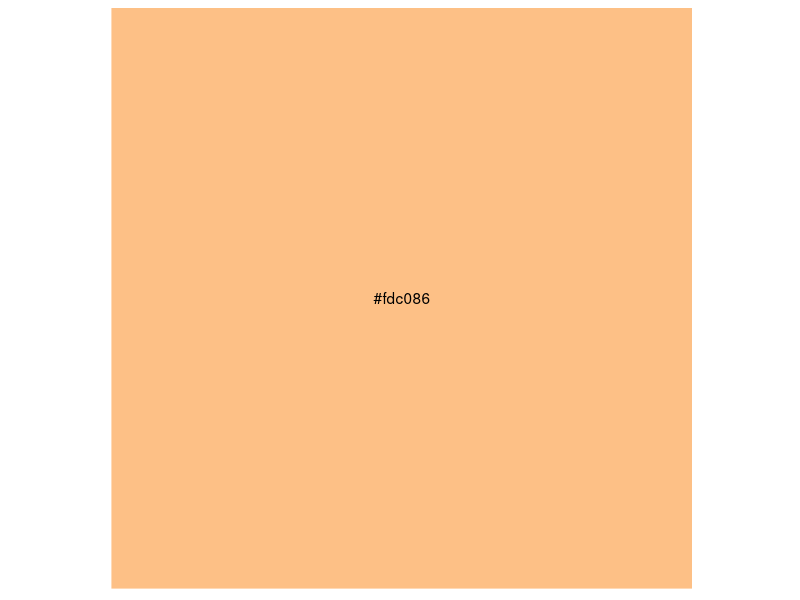
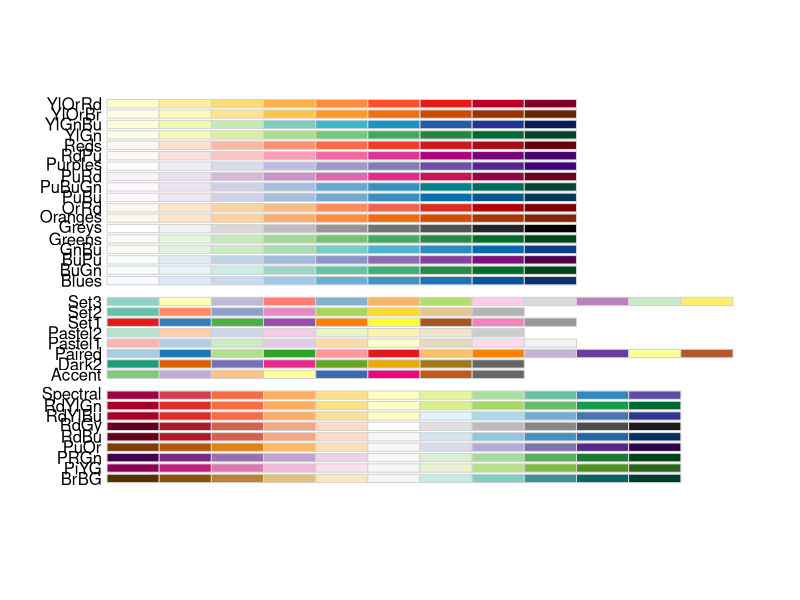
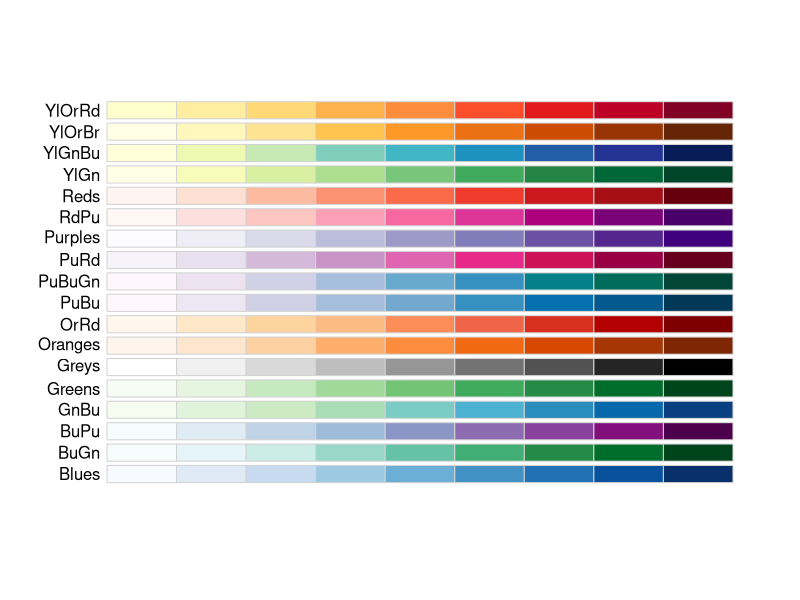
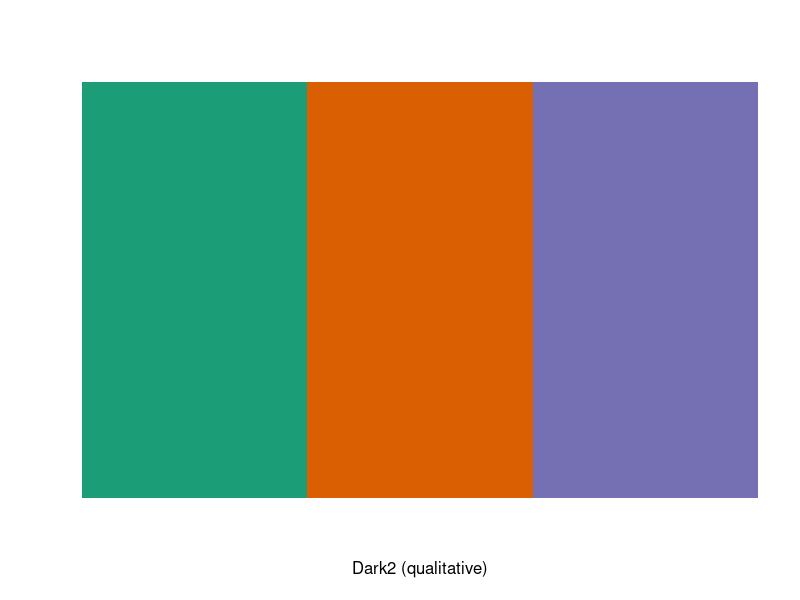
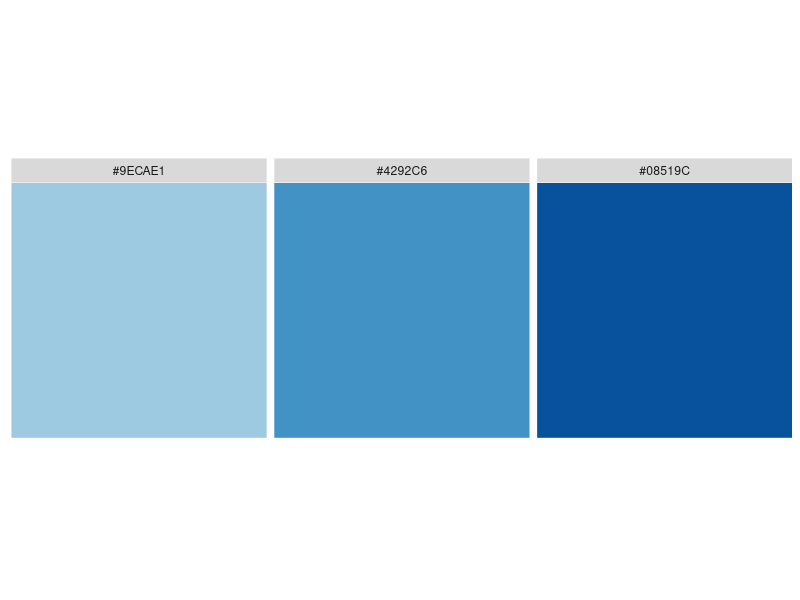
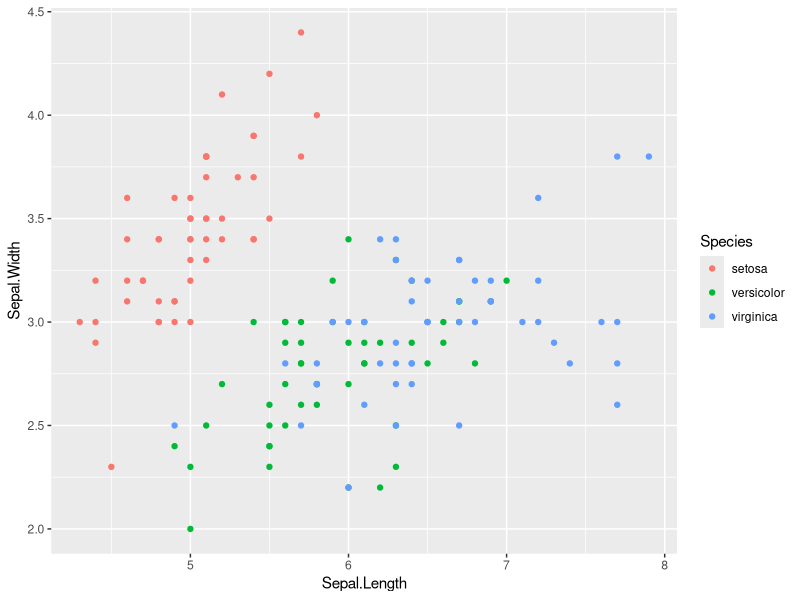
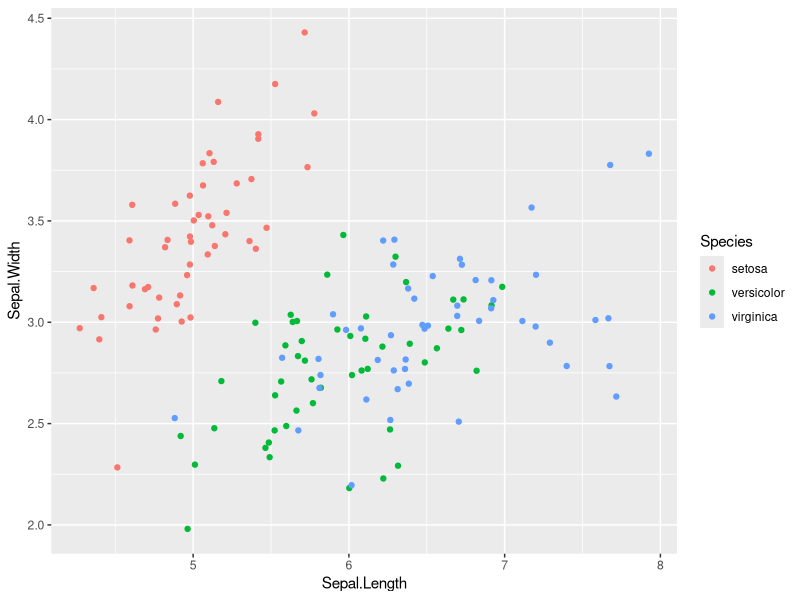
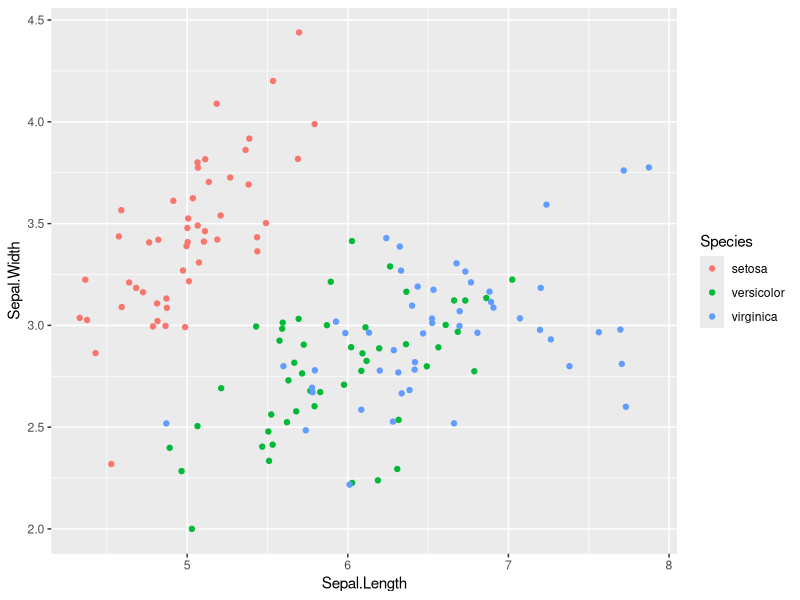

Write R code to recreate these figures, in order. (Note: this script raises an error after producing the figures.)
# ggplot2 coding challenge
# name, 19.10.2020

# load packages
library(ggplot2) #part of the tidyverse library(tidyverse)
library(RColorBrewer)

# Using color:
# Hex codes - 6 alpha-numeric digits long
# Base 16 (hexadecimal) numbering system
# 16 1-digit (16^1): 0-9, a-f (or A-F)
# 256 2-digit (16^2): 00-ff

# Base 10 numbering systems
# 10 1-digit (10^1): 0-9
# 100 2-digit (10^2): 00-99

# Hex codes: "#RRGGBB"
"#FFFFFF" # All color = White
"#000000" # No color = Black
"#af9900" # dark gold

munsell::plot_hex("#fdc086")

# In total we have 
256*256*256 # RR*GG*BB - 16 777 216

# Display
display.brewer.all()
display.brewer.all(type = "seq")
display.brewer.pal(3, "Dark2")

# Get hex codes
brewer.pal(9, "Blues")

# Get 4th, 6th, 8th value?
myBlues <- brewer.pal(9, "Blues")[c(4,6,8)]
munsell::plot_hex(myBlues)

# Plotting challenge:
# Built-in data set:
iris
class(iris)

# Plot Sepal Width vs Sepal Length (y vs x, y ~ x)
# 1 - Basic scatter plot with color
# First, save the base layer
g <- ggplot(iris, aes(x = Sepal.Length, y = Sepal.Width, color = Species)) 

# Then add various other layers
g +
  geom_point()

# Problem with using points: Overplotting :/
# Here because of "low precision data"
# Solutions

# A - Easy, inflexible
g +
  geom_jitter()

# B - Easy, even more inflexible
g +
  geom_point(position = "jitter")

# C - Explicit, full-featured
# use seed AND you can reuse this object
# Define position as an object
posn_j <- position_jitter(seed = 136)
# Not add to the geom_
g +
  geom_point(position = posn_j)

# Another example of "low precision" is integers
library(car)
Vocab
nrow(Vocab)
# integers
# education (years of edu)
# vocabulary (test score) 
# We only get intersecting points
ggplot(Vocab, aes(education, vocabulary)) +
  geom_point()


ggplot(Vocab, aes(education, vocabulary)) +
  geom_jitter(shape = ".", alpha = 0.25)

# A further example for overplotting:
ggplot(diamonds, aes(carat, price)) +
  geom_point(alpha = 0.2, shape = ".")

# Modify further for overplotting...
# 2 - Change shape (shape 1 with opaque points)
# 2a -Change alpha (transparency with shape 16)
# 3 - Add linear models, without background
# se = the 95%CI for the lm
# defaule method for a small n is "loess"
# which is a weighted moving average
g <- ggplot(iris, aes(x = Sepal.Length, y = Sepal.Width, color = Species)) 

g +
  geom_point(position = posn_j, shape = 1) +
  geom_smooth(method = "lm", se = FALSE)

# Aesthetics - MAPPING a variable onto a scale (x, y, color, shape, size, etc.)
# The "invisible" group aesthetics inherits from e.g. color & shape
# Attributes - SETTING how a geom will appear (color, shape, size, etc.)
# Attributes will cancel out aesthetics 

# 4 - Re-position the legend to the upper-left corner
# 5 - Change the colors - use Dark2 from color brewer
# scale == aesthetic == axis
# discrete (ggplot2) == qualitative (color brewer) == Factor (in base R) == Categorical

g +
  geom_point(position = posn_j, shape = 1) +
  geom_smooth(method = "lm", se = FALSE) +
  scale_color_brewer("Iris Species", palette = "Dark2") +
  theme(legend.position = c(0.1, 0.9))


# How to set the colors manually?
# As a character vector
myCol <- brewer.pal(3, "Dark2")

g +
  geom_point(position = posn_j, shape = 1) +
  geom_smooth(method = "lm", se = FALSE) +
  scale_colour_manual("Species", values = myCol) +
  theme(legend.position = c(0.1, 0.9))

# As a NAMED character vector
myCol2 <- c(setosa = "#000000", 
            virginica = "#E69F00", 
            versicolor = "#56B4E9")
myCol2

g +
  geom_point(position = posn_j, shape = 1) +
  geom_smooth(method = "lm", se = FALSE) +
  scale_color_manual("Iris Species", values = myCol2) +
  theme(legend.position = c(0.1, 0.9))

# 6 - Remove non-data ink
# 7 - Relabel the axes, add a title or caption
# 8 - Change the aspect ratio to 1 (!)
# BECAUSE, the X and Y axes are the same scale of data!
# 9 - Set limits on the x and y axes
# 10 - Save the plot

g +
  geom_point(position = posn_j, shape = 1) +
  geom_smooth(method = "lm", se = FALSE) +
  scale_color_brewer(palette = "Dark2") +
  coord_cartesian(xlim = c(4,8), ylim = c(2,5), expand = 0, clip = "off") +
  labs(title = "The iris data set, again!", 
       caption = "Anderson, 1931", 
       x = "Sepal Length (cm)",
       y = "Sepal Width (cm)",
       color = "") +
  theme_classic(10) +
  theme(legend.position = c(0.2, 0.9),
        aspect.ratio = 1,
        axis.line = element_blank())

# ggsave() will inherit the plot size from the graphics device (window)
# unless you specify a height and width.
# Format depends on end purpose/user, 

# Raster image, can handle lots of data, since each piece is not draws separately.
ggsave("myPlot.png", width = 15, height = 15, units = "cm")

# Vector image, allows infinite scaling and modification
ggsave("myPlot.pdf", width = 15, height = 15, units = "cm")

# Note: you can also use the scale_*_*() functions 
# to set the names (the first argument)

# Note: you can also use coord_fixed(ratio = 1)
# to get a 1:1 aspect ratio

# Be really careful with setting the limits using scale_x_continuous() and _y_
# Since this will fitler out (REMOVE) values
# Setting limits in the coord_ layer will ZOOM in on the data.

# 10 - Extra, remove color and use facets instead
ggplot(iris, aes(x = Sepal.Length, y = Sepal.Width)) +
  geom_point(position = posn_j, shape = 16, alpha = 0.6) +
  geom_smooth(method = "lm", se = FALSE, color = "#cb181d") +
  coord_cartesian(xlim = c(4,8), ylim = c(2,5), expand = 0, clip = "off") +
  facet_grid(. ~ Species) +
  labs(title = "The iris data set, again!", 
       caption = "Anderson, 1931", 
       x = "Sepal Length (cm)",
       y = "Sepal Width (cm)",
       color = "") +
  theme_classic(10) +
  theme(rect = element_blank(),
        legend.position = c(0.2, 0.9),
        aspect.ratio = 1)


# Another data set ----
msleep2 <- msleep %>% 
  select(vore, sleep_total) %>% 
  na.omit()

msleep2

# Basis histogram
ggplot(msleep2, aes(sleep_total)) +
  geom_histogram()

# ggplot2's idea of a dot plot:
# ggplot(msleep2, aes(sleep_total)) +
#   geom_dotplot()

# a) "Dot" plot
ggplot(msleep2, aes(x = vore, y = sleep_total, color = vore)) +
  geom_point(position = position_jitter(width = 0.2, seed = 136), 
             shape = 16, alpha = 0.65) +
  scale_color_brewer(palette = "Dark2") +
  scale_y_continuous(limits = c(0,24),
                     breaks = seq(0, 24, 6),
                     expand = c(0,0)) +
  scale_x_discrete(labels = c("Carnivore",
                              "Herbivore",
                              "Insectivore",
                              "Omnivore")) +
  labs(title = "a) Dot Plot",
        x = "Eating Habits",
       y = "Total Sleep Time (h)") +
  theme_classic() +
  theme(axis.text.x = element_text(angle = 45, hjust = 1),
        legend.position = "none") +
  NULL

# The Insectivores are represented by only 5 specimens (very low n)
# If anything we can say that this distribution looks bimodal, but we need more observations.

# The Omnivores seem to have a positively skewed distribution

# How about a density plot:
ggplot(msleep2, aes(sleep_total, color = vore)) +
  geom_density()

# b) "Dot" plot with mean and sd

# c) Just the mean and the sd

# d) Bar (aka "Dynamite") plot

# e) Box plot

# f) Violin plot






# What are diagnostic plots?
# Plots that are used to confirm or check 
# assumptions and results of models and/or statistics
setosa_lm <- lm(Sepal.Width ~ Sepal.Length, data = iris[iris$Species == "setosa",])
plot(setosa_lm)






